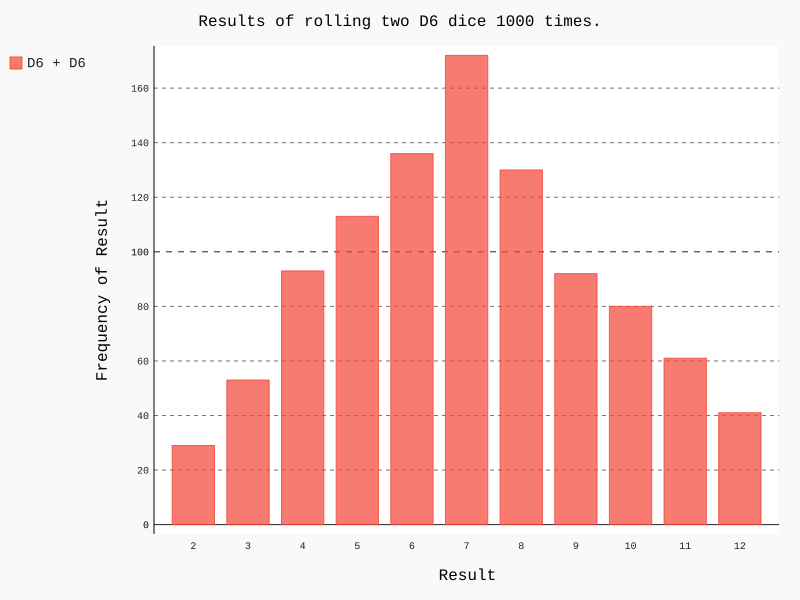

The Python source for this figure:
import pygal
from die import Die

die_1 = Die()
die_2 = Die()

results = []
for roll_num in range(1000): # 设置投骰子的次数
    result = die_1.roll() + die_2.roll()# 每次投骰子结果
    results.append(result) # 将投骰子的结果放到列表

frequencies = [] # 分析结果
max_result = die_1.num_sides + die_2.num_sides
for value in range(2, max_result+1):
    frequency = results.count(value) # 计算每个数出现的次数
    frequencies.append(frequency)

hist = pygal.Bar() # 对结果进行可视化

hist.title = "Results of rolling two D6 dice 1000 times." # 设置直方图的标题
hist.x_labels = ['2', '3', '4', '5', '6', '7', '8', '9', '10', '11', '12'] # 将掷骰子的可能结果用作x轴的标签
hist.x_title = "Result" # 设置xy轴的标题
hist.y_title = "Frequency of Result"

hist.add('D6 + D6', frequencies) # 添加指定标签和列表
hist.render_to_file('dice_visual.svg') # 将图表渲染成一个SVG文件，
                                                             # 这种文件的扩展名必须为.svg
